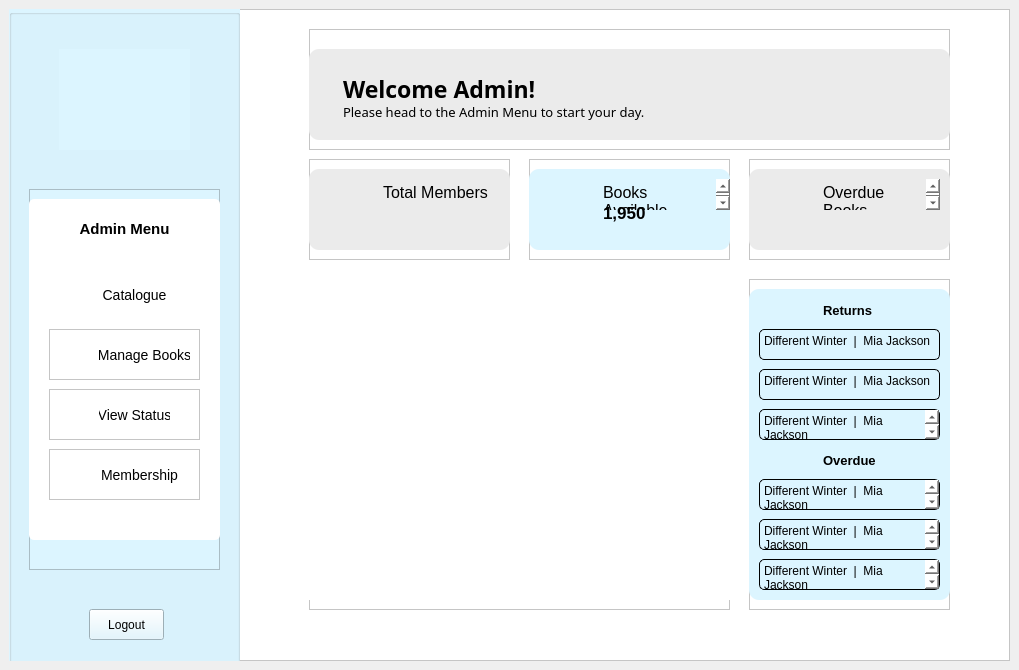
<?xml version="1.0" encoding="UTF-8"?>
<ui version="4.0">
 <class>AdminHome</class>
 <widget class="QMainWindow" name="AdminHome">
  <property name="geometry">
   <rect>
    <x>0</x>
    <y>0</y>
    <width>1019</width>
    <height>670</height>
   </rect>
  </property>
  <property name="windowTitle">
   <string>MainWindow</string>
  </property>
  <widget class="QWidget" name="centralwidget">
   <layout class="QVBoxLayout" name="verticalLayout">
    <item>
     <widget class="QFrame" name="frame">
      <property name="styleSheet">
       <string notr="true">background: white;</string>
      </property>
      <property name="frameShape">
       <enum>QFrame::StyledPanel</enum>
      </property>
      <property name="frameShadow">
       <enum>QFrame::Raised</enum>
      </property>
      <widget class="QGroupBox" name="menuPanel">
       <property name="geometry">
        <rect>
         <x>0</x>
         <y>0</y>
         <width>231</width>
         <height>671</height>
        </rect>
       </property>
       <property name="styleSheet">
        <string notr="true">background: rgb(220, 245, 255);</string>
       </property>
       <property name="title">
        <string/>
       </property>
       <widget class="QLabel" name="logo">
        <property name="geometry">
         <rect>
          <x>50</x>
          <y>40</y>
          <width>131</width>
          <height>101</height>
         </rect>
        </property>
        <property name="text">
         <string/>
        </property>
        <property name="pixmap">
         <pixmap resource="Resources.qrc">:/images/logo.png</pixmap>
        </property>
        <property name="scaledContents">
         <bool>true</bool>
        </property>
       </widget>
       <widget class="QPushButton" name="pushButton">
        <property name="geometry">
         <rect>
          <x>80</x>
          <y>600</y>
          <width>75</width>
          <height>31</height>
         </rect>
        </property>
        <property name="styleSheet">
         <string notr="true">QPushButton:hover {
	color: rgb(106, 146, 255);
}</string>
        </property>
        <property name="text">
         <string>Logout</string>
        </property>
       </widget>
       <widget class="QFrame" name="menu">
        <property name="geometry">
         <rect>
          <x>20</x>
          <y>180</y>
          <width>191</width>
          <height>381</height>
         </rect>
        </property>
        <property name="frameShape">
         <enum>QFrame::StyledPanel</enum>
        </property>
        <property name="frameShadow">
         <enum>QFrame::Raised</enum>
        </property>
        <widget class="QListWidget" name="listWidget_2">
         <property name="geometry">
          <rect>
           <x>0</x>
           <y>10</y>
           <width>191</width>
           <height>341</height>
          </rect>
         </property>
         <property name="styleSheet">
          <string notr="true">background: white;
border-radius: 5px;</string>
         </property>
         <property name="frameShadow">
          <enum>QFrame::Raised</enum>
         </property>
        </widget>
        <widget class="QFrame" name="catalogue_1">
         <property name="geometry">
          <rect>
           <x>20</x>
           <y>80</y>
           <width>151</width>
           <height>51</height>
          </rect>
         </property>
         <property name="styleSheet">
          <string notr="true">background: white;
border-radius: 5px;</string>
         </property>
         <property name="frameShape">
          <enum>QFrame::StyledPanel</enum>
         </property>
         <property name="frameShadow">
          <enum>QFrame::Raised</enum>
         </property>
         <widget class="QLabel" name="label_5">
          <property name="geometry">
           <rect>
            <x>10</x>
            <y>10</y>
            <width>31</width>
            <height>31</height>
           </rect>
          </property>
          <property name="text">
           <string/>
          </property>
          <property name="pixmap">
           <pixmap resource="Resources.qrc">:/images/Icons/books.png</pixmap>
          </property>
          <property name="scaledContents">
           <bool>true</bool>
          </property>
         </widget>
         <widget class="QPushButton" name="catalogue">
          <property name="geometry">
           <rect>
            <x>50</x>
            <y>10</y>
            <width>71</width>
            <height>31</height>
           </rect>
          </property>
          <property name="styleSheet">
           <string notr="true">QPushButton {
background: transparent;
font-size: 14px;
border: none;
}

QPushButton:hover {
	color: rgb(124, 204, 241);
}</string>
          </property>
          <property name="text">
           <string>Catalogue</string>
          </property>
          <property name="autoDefault">
           <bool>false</bool>
          </property>
         </widget>
        </widget>
        <widget class="QFrame" name="manageBooks_1">
         <property name="geometry">
          <rect>
           <x>20</x>
           <y>140</y>
           <width>151</width>
           <height>51</height>
          </rect>
         </property>
         <property name="styleSheet">
          <string notr="true">background: white;</string>
         </property>
         <property name="frameShape">
          <enum>QFrame::StyledPanel</enum>
         </property>
         <property name="frameShadow">
          <enum>QFrame::Raised</enum>
         </property>
         <widget class="QLabel" name="label_6">
          <property name="geometry">
           <rect>
            <x>10</x>
            <y>10</y>
            <width>31</width>
            <height>31</height>
           </rect>
          </property>
          <property name="text">
           <string/>
          </property>
          <property name="pixmap">
           <pixmap resource="Resources.qrc">:/images/Icons/book.png</pixmap>
          </property>
          <property name="scaledContents">
           <bool>true</bool>
          </property>
         </widget>
         <widget class="QPushButton" name="manageBooks">
          <property name="geometry">
           <rect>
            <x>50</x>
            <y>10</y>
            <width>91</width>
            <height>31</height>
           </rect>
          </property>
          <property name="styleSheet">
           <string notr="true">QPushButton {
background: transparent;
font-size: 14px;
border: none;
}

QPushButton:hover {
	color: rgb(124, 204, 241);
}</string>
          </property>
          <property name="text">
           <string>Manage Books</string>
          </property>
         </widget>
        </widget>
        <widget class="QFrame" name="status_1">
         <property name="geometry">
          <rect>
           <x>20</x>
           <y>200</y>
           <width>151</width>
           <height>51</height>
          </rect>
         </property>
         <property name="styleSheet">
          <string notr="true">background: white;</string>
         </property>
         <property name="frameShape">
          <enum>QFrame::StyledPanel</enum>
         </property>
         <property name="frameShadow">
          <enum>QFrame::Raised</enum>
         </property>
         <widget class="QLabel" name="label_7">
          <property name="geometry">
           <rect>
            <x>10</x>
            <y>10</y>
            <width>31</width>
            <height>31</height>
           </rect>
          </property>
          <property name="text">
           <string/>
          </property>
          <property name="pixmap">
           <pixmap resource="Resources.qrc">:/images/Icons/status.png</pixmap>
          </property>
          <property name="scaledContents">
           <bool>true</bool>
          </property>
         </widget>
         <widget class="QPushButton" name="status">
          <property name="geometry">
           <rect>
            <x>50</x>
            <y>10</y>
            <width>71</width>
            <height>31</height>
           </rect>
          </property>
          <property name="styleSheet">
           <string notr="true">QPushButton {
background: transparent;
font-size: 14px;
border: none;
}

QPushButton:hover {
	color: rgb(124, 204, 241);
}</string>
          </property>
          <property name="text">
           <string>View Status</string>
          </property>
         </widget>
        </widget>
        <widget class="QFrame" name="membership_1">
         <property name="geometry">
          <rect>
           <x>20</x>
           <y>260</y>
           <width>151</width>
           <height>51</height>
          </rect>
         </property>
         <property name="styleSheet">
          <string notr="true">background: white;</string>
         </property>
         <property name="frameShape">
          <enum>QFrame::StyledPanel</enum>
         </property>
         <property name="frameShadow">
          <enum>QFrame::Raised</enum>
         </property>
         <widget class="QLabel" name="label_8">
          <property name="geometry">
           <rect>
            <x>10</x>
            <y>10</y>
            <width>31</width>
            <height>31</height>
           </rect>
          </property>
          <property name="text">
           <string/>
          </property>
          <property name="pixmap">
           <pixmap resource="Resources.qrc">:/images/Icons/user.png</pixmap>
          </property>
          <property name="scaledContents">
           <bool>true</bool>
          </property>
         </widget>
         <widget class="QPushButton" name="membership">
          <property name="geometry">
           <rect>
            <x>50</x>
            <y>10</y>
            <width>81</width>
            <height>31</height>
           </rect>
          </property>
          <property name="styleSheet">
           <string notr="true">QPushButton {
background: transparent;
font-size: 14px;
border: none;
}

QPushButton:hover {
	color: rgb(124, 204, 241);
}</string>
          </property>
          <property name="text">
           <string>Membership</string>
          </property>
         </widget>
        </widget>
        <widget class="QLabel" name="label_9">
         <property name="geometry">
          <rect>
           <x>0</x>
           <y>30</y>
           <width>191</width>
           <height>20</height>
          </rect>
         </property>
         <property name="layoutDirection">
          <enum>Qt::LeftToRight</enum>
         </property>
         <property name="styleSheet">
          <string notr="true">font-weight: bold;
background: white;
font-size: 15px;
</string>
         </property>
         <property name="text">
          <string>Admin Menu</string>
         </property>
         <property name="alignment">
          <set>Qt::AlignCenter</set>
         </property>
        </widget>
       </widget>
      </widget>
      <widget class="QFrame" name="heading">
       <property name="geometry">
        <rect>
         <x>300</x>
         <y>20</y>
         <width>641</width>
         <height>121</height>
        </rect>
       </property>
       <property name="frameShape">
        <enum>QFrame::StyledPanel</enum>
       </property>
       <property name="frameShadow">
        <enum>QFrame::Raised</enum>
       </property>
       <widget class="QPlainTextEdit" name="plainTextEdit_2">
        <property name="geometry">
         <rect>
          <x>0</x>
          <y>20</y>
          <width>641</width>
          <height>91</height>
         </rect>
        </property>
        <property name="styleSheet">
         <string notr="true">background: rgb(235, 235, 235);
border-radius: 10px;</string>
        </property>
        <property name="frameShadow">
         <enum>QFrame::Raised</enum>
        </property>
        <property name="plainText">
         <string/>
        </property>
       </widget>
       <widget class="QPlainTextEdit" name="plainTextEdit_3">
        <property name="geometry">
         <rect>
          <x>30</x>
          <y>40</y>
          <width>411</width>
          <height>41</height>
         </rect>
        </property>
        <property name="styleSheet">
         <string notr="true">font-family: Baloo 2;
font-weight: bold;
font-size: 23px;
background: transparent;</string>
        </property>
        <property name="frameShape">
         <enum>QFrame::NoFrame</enum>
        </property>
        <property name="plainText">
         <string>Welcome Admin!</string>
        </property>
       </widget>
       <widget class="QPlainTextEdit" name="plainTextEdit_4">
        <property name="geometry">
         <rect>
          <x>30</x>
          <y>70</y>
          <width>411</width>
          <height>31</height>
         </rect>
        </property>
        <property name="styleSheet">
         <string notr="true">background: transparent;
font-family: Baloo 2;
font-size: 13px;</string>
        </property>
        <property name="frameShape">
         <enum>QFrame::NoFrame</enum>
        </property>
        <property name="plainText">
         <string>Please head to the Admin Menu to start your day.</string>
        </property>
       </widget>
      </widget>
      <widget class="QFrame" name="frame_2">
       <property name="geometry">
        <rect>
         <x>300</x>
         <y>150</y>
         <width>201</width>
         <height>101</height>
        </rect>
       </property>
       <property name="frameShape">
        <enum>QFrame::StyledPanel</enum>
       </property>
       <property name="frameShadow">
        <enum>QFrame::Raised</enum>
       </property>
       <widget class="QPlainTextEdit" name="plainTextEdit_7">
        <property name="geometry">
         <rect>
          <x>0</x>
          <y>10</y>
          <width>201</width>
          <height>81</height>
         </rect>
        </property>
        <property name="styleSheet">
         <string notr="true">background: rgb(235, 235, 235);
border-radius: 10px;</string>
        </property>
        <property name="frameShadow">
         <enum>QFrame::Raised</enum>
        </property>
        <property name="plainText">
         <string/>
        </property>
       </widget>
       <widget class="QLabel" name="label">
        <property name="geometry">
         <rect>
          <x>20</x>
          <y>30</y>
          <width>41</width>
          <height>41</height>
         </rect>
        </property>
        <property name="styleSheet">
         <string notr="true">background: transparent;</string>
        </property>
        <property name="text">
         <string/>
        </property>
        <property name="pixmap">
         <pixmap resource="Resources.qrc">:/images/Icons/users.png</pixmap>
        </property>
        <property name="scaledContents">
         <bool>true</bool>
        </property>
        <property name="alignment">
         <set>Qt::AlignCenter</set>
        </property>
        <property name="textInteractionFlags">
         <set>Qt::NoTextInteraction</set>
        </property>
       </widget>
       <widget class="QPlainTextEdit" name="plainTextEdit_5">
        <property name="geometry">
         <rect>
          <x>70</x>
          <y>20</y>
          <width>131</width>
          <height>31</height>
         </rect>
        </property>
        <property name="styleSheet">
         <string notr="true">background: transparent;
font-size: 12pt;</string>
        </property>
        <property name="frameShape">
         <enum>QFrame::NoFrame</enum>
        </property>
        <property name="plainText">
         <string>Total Members</string>
        </property>
       </widget>
       <widget class="QPlainTextEdit" name="plainTextEdit">
        <property name="geometry">
         <rect>
          <x>70</x>
          <y>50</y>
          <width>121</width>
          <height>31</height>
         </rect>
        </property>
        <property name="styleSheet">
         <string notr="true">background: transparent;
font-weight: bold;
font-size: 17px;</string>
        </property>
        <property name="frameShape">
         <enum>QFrame::NoFrame</enum>
        </property>
        <property name="plainText">
         <string/>
        </property>
       </widget>
      </widget>
      <widget class="QFrame" name="frame_3">
       <property name="geometry">
        <rect>
         <x>520</x>
         <y>150</y>
         <width>201</width>
         <height>101</height>
        </rect>
       </property>
       <property name="frameShape">
        <enum>QFrame::StyledPanel</enum>
       </property>
       <property name="frameShadow">
        <enum>QFrame::Raised</enum>
       </property>
       <widget class="QPlainTextEdit" name="plainTextEdit_8">
        <property name="geometry">
         <rect>
          <x>0</x>
          <y>10</y>
          <width>201</width>
          <height>81</height>
         </rect>
        </property>
        <property name="styleSheet">
         <string notr="true">background: rgb(220, 245, 255);
border-radius: 10px;</string>
        </property>
        <property name="frameShadow">
         <enum>QFrame::Raised</enum>
        </property>
        <property name="plainText">
         <string/>
        </property>
       </widget>
       <widget class="QLabel" name="label_2">
        <property name="geometry">
         <rect>
          <x>20</x>
          <y>30</y>
          <width>41</width>
          <height>41</height>
         </rect>
        </property>
        <property name="styleSheet">
         <string notr="true">background: transparent;</string>
        </property>
        <property name="text">
         <string/>
        </property>
        <property name="pixmap">
         <pixmap resource="Resources.qrc">:/images/Icons/book1.png</pixmap>
        </property>
        <property name="scaledContents">
         <bool>true</bool>
        </property>
        <property name="alignment">
         <set>Qt::AlignCenter</set>
        </property>
        <property name="textInteractionFlags">
         <set>Qt::NoTextInteraction</set>
        </property>
       </widget>
       <widget class="QPlainTextEdit" name="plainTextEdit_10">
        <property name="geometry">
         <rect>
          <x>70</x>
          <y>20</y>
          <width>131</width>
          <height>31</height>
         </rect>
        </property>
        <property name="styleSheet">
         <string notr="true">background: transparent;
font-size: 12pt;</string>
        </property>
        <property name="frameShape">
         <enum>QFrame::NoFrame</enum>
        </property>
        <property name="plainText">
         <string>Books Available</string>
        </property>
       </widget>
       <widget class="QPlainTextEdit" name="plainTextEdit_11">
        <property name="geometry">
         <rect>
          <x>70</x>
          <y>40</y>
          <width>61</width>
          <height>31</height>
         </rect>
        </property>
        <property name="styleSheet">
         <string notr="true">background: transparent;
font-weight: bold;
font-size: 17px;</string>
        </property>
        <property name="frameShape">
         <enum>QFrame::NoFrame</enum>
        </property>
        <property name="plainText">
         <string>1,950</string>
        </property>
       </widget>
      </widget>
      <widget class="QFrame" name="frame_4">
       <property name="geometry">
        <rect>
         <x>740</x>
         <y>150</y>
         <width>201</width>
         <height>101</height>
        </rect>
       </property>
       <property name="frameShape">
        <enum>QFrame::StyledPanel</enum>
       </property>
       <property name="frameShadow">
        <enum>QFrame::Raised</enum>
       </property>
       <widget class="QPlainTextEdit" name="plainTextEdit_9">
        <property name="geometry">
         <rect>
          <x>0</x>
          <y>10</y>
          <width>201</width>
          <height>81</height>
         </rect>
        </property>
        <property name="styleSheet">
         <string notr="true">background: rgb(235, 235, 235);
border-radius: 10px;</string>
        </property>
        <property name="frameShadow">
         <enum>QFrame::Raised</enum>
        </property>
        <property name="plainText">
         <string/>
        </property>
       </widget>
       <widget class="QLabel" name="label_3">
        <property name="geometry">
         <rect>
          <x>20</x>
          <y>30</y>
          <width>41</width>
          <height>41</height>
         </rect>
        </property>
        <property name="styleSheet">
         <string notr="true">background: transparent;</string>
        </property>
        <property name="text">
         <string/>
        </property>
        <property name="pixmap">
         <pixmap resource="Resources.qrc">:/images/Icons/warning.png</pixmap>
        </property>
        <property name="scaledContents">
         <bool>true</bool>
        </property>
        <property name="alignment">
         <set>Qt::AlignCenter</set>
        </property>
        <property name="textInteractionFlags">
         <set>Qt::NoTextInteraction</set>
        </property>
       </widget>
       <widget class="QPlainTextEdit" name="plainTextEdit_12">
        <property name="geometry">
         <rect>
          <x>70</x>
          <y>20</y>
          <width>121</width>
          <height>31</height>
         </rect>
        </property>
        <property name="styleSheet">
         <string notr="true">background: transparent;
font-size: 12pt;</string>
        </property>
        <property name="frameShape">
         <enum>QFrame::NoFrame</enum>
        </property>
        <property name="plainText">
         <string>Overdue Books</string>
        </property>
       </widget>
       <widget class="QPlainTextEdit" name="plainTextEdit_6">
        <property name="geometry">
         <rect>
          <x>60</x>
          <y>60</y>
          <width>121</width>
          <height>31</height>
         </rect>
        </property>
        <property name="styleSheet">
         <string notr="true">background: transparent;
font-weight: bold;
font-size: 17px;</string>
        </property>
        <property name="frameShape">
         <enum>QFrame::NoFrame</enum>
        </property>
        <property name="plainText">
         <string/>
        </property>
       </widget>
      </widget>
      <widget class="QFrame" name="frame_5">
       <property name="geometry">
        <rect>
         <x>300</x>
         <y>280</y>
         <width>421</width>
         <height>321</height>
        </rect>
       </property>
       <property name="frameShape">
        <enum>QFrame::StyledPanel</enum>
       </property>
       <property name="frameShadow">
        <enum>QFrame::Raised</enum>
       </property>
       <widget class="QLabel" name="label_4">
        <property name="geometry">
         <rect>
          <x>0</x>
          <y>0</y>
          <width>421</width>
          <height>311</height>
         </rect>
        </property>
        <property name="styleSheet">
         <string notr="true"/>
        </property>
        <property name="text">
         <string/>
        </property>
        <property name="pixmap">
         <pixmap resource="Resources.qrc">:/images/library.jpg</pixmap>
        </property>
        <property name="scaledContents">
         <bool>true</bool>
        </property>
       </widget>
      </widget>
      <widget class="QFrame" name="frame_6">
       <property name="geometry">
        <rect>
         <x>740</x>
         <y>270</y>
         <width>201</width>
         <height>331</height>
        </rect>
       </property>
       <property name="frameShape">
        <enum>QFrame::StyledPanel</enum>
       </property>
       <property name="frameShadow">
        <enum>QFrame::Raised</enum>
       </property>
       <widget class="QPlainTextEdit" name="plainTextEdit_14">
        <property name="geometry">
         <rect>
          <x>0</x>
          <y>10</y>
          <width>201</width>
          <height>311</height>
         </rect>
        </property>
        <property name="styleSheet">
         <string notr="true">background: rgb(220, 245, 255);
border-radius: 10px;</string>
        </property>
        <property name="frameShadow">
         <enum>QFrame::Raised</enum>
        </property>
        <property name="plainText">
         <string/>
        </property>
       </widget>
       <widget class="QPlainTextEdit" name="plainTextEdit_16">
        <property name="geometry">
         <rect>
          <x>10</x>
          <y>50</y>
          <width>181</width>
          <height>31</height>
         </rect>
        </property>
        <property name="styleSheet">
         <string notr="true">border-radius: 5px;
border-style: solid;
border-width: 1px;
font-size: 12px;
background: rgb(220, 245, 255);
</string>
        </property>
        <property name="frameShape">
         <enum>QFrame::Box</enum>
        </property>
        <property name="frameShadow">
         <enum>QFrame::Plain</enum>
        </property>
        <property name="verticalScrollBarPolicy">
         <enum>Qt::ScrollBarAlwaysOff</enum>
        </property>
        <property name="plainText">
         <string>Different Winter  |  Mia Jackson</string>
        </property>
       </widget>
       <widget class="QPlainTextEdit" name="plainTextEdit_17">
        <property name="geometry">
         <rect>
          <x>10</x>
          <y>90</y>
          <width>181</width>
          <height>31</height>
         </rect>
        </property>
        <property name="styleSheet">
         <string notr="true">border-radius: 5px;
border-style: solid;
border-width: 1px;
font-size: 12px;
background: rgb(220, 245, 255);
</string>
        </property>
        <property name="frameShape">
         <enum>QFrame::Box</enum>
        </property>
        <property name="frameShadow">
         <enum>QFrame::Plain</enum>
        </property>
        <property name="verticalScrollBarPolicy">
         <enum>Qt::ScrollBarAlwaysOff</enum>
        </property>
        <property name="plainText">
         <string>Different Winter  |  Mia Jackson</string>
        </property>
       </widget>
       <widget class="QPlainTextEdit" name="plainTextEdit_18">
        <property name="geometry">
         <rect>
          <x>10</x>
          <y>130</y>
          <width>181</width>
          <height>31</height>
         </rect>
        </property>
        <property name="styleSheet">
         <string notr="true">border-radius: 5px;
border-style: solid;
border-width: 1px;
font-size: 12px;
background: rgb(220, 245, 255);
</string>
        </property>
        <property name="frameShape">
         <enum>QFrame::Box</enum>
        </property>
        <property name="frameShadow">
         <enum>QFrame::Plain</enum>
        </property>
        <property name="plainText">
         <string>Different Winter  |  Mia Jackson</string>
        </property>
       </widget>
       <widget class="QPlainTextEdit" name="plainTextEdit_19">
        <property name="geometry">
         <rect>
          <x>70</x>
          <y>170</y>
          <width>81</width>
          <height>31</height>
         </rect>
        </property>
        <property name="styleSheet">
         <string notr="true">background: transparent;
font-size: 10pt;
font-weight: bold;</string>
        </property>
        <property name="frameShape">
         <enum>QFrame::NoFrame</enum>
        </property>
        <property name="plainText">
         <string>Overdue</string>
        </property>
       </widget>
       <widget class="QPlainTextEdit" name="plainTextEdit_15">
        <property name="geometry">
         <rect>
          <x>70</x>
          <y>20</y>
          <width>61</width>
          <height>31</height>
         </rect>
        </property>
        <property name="styleSheet">
         <string notr="true">background: transparent;
font-size: 10pt;
font-weight: bold;</string>
        </property>
        <property name="frameShape">
         <enum>QFrame::NoFrame</enum>
        </property>
        <property name="plainText">
         <string>Returns</string>
        </property>
       </widget>
       <widget class="QPlainTextEdit" name="plainTextEdit_20">
        <property name="geometry">
         <rect>
          <x>10</x>
          <y>200</y>
          <width>181</width>
          <height>31</height>
         </rect>
        </property>
        <property name="styleSheet">
         <string notr="true">border-radius: 5px;
border-style: solid;
border-width: 1px;
font-size: 12px;
background: rgb(220, 245, 255);
</string>
        </property>
        <property name="frameShape">
         <enum>QFrame::Box</enum>
        </property>
        <property name="frameShadow">
         <enum>QFrame::Plain</enum>
        </property>
        <property name="plainText">
         <string>Different Winter  |  Mia Jackson</string>
        </property>
       </widget>
       <widget class="QPlainTextEdit" name="plainTextEdit_21">
        <property name="geometry">
         <rect>
          <x>10</x>
          <y>240</y>
          <width>181</width>
          <height>31</height>
         </rect>
        </property>
        <property name="styleSheet">
         <string notr="true">border-radius: 5px;
border-style: solid;
border-width: 1px;
font-size: 12px;
background: rgb(220, 245, 255);
</string>
        </property>
        <property name="frameShape">
         <enum>QFrame::Box</enum>
        </property>
        <property name="frameShadow">
         <enum>QFrame::Plain</enum>
        </property>
        <property name="plainText">
         <string>Different Winter  |  Mia Jackson</string>
        </property>
       </widget>
       <widget class="QPlainTextEdit" name="plainTextEdit_22">
        <property name="geometry">
         <rect>
          <x>10</x>
          <y>280</y>
          <width>181</width>
          <height>31</height>
         </rect>
        </property>
        <property name="styleSheet">
         <string notr="true">border-radius: 5px;
border-style: solid;
border-width: 1px;
font-size: 12px;
background: rgb(220, 245, 255);
</string>
        </property>
        <property name="frameShape">
         <enum>QFrame::Box</enum>
        </property>
        <property name="frameShadow">
         <enum>QFrame::Plain</enum>
        </property>
        <property name="plainText">
         <string>Different Winter  |  Mia Jackson</string>
        </property>
       </widget>
      </widget>
     </widget>
    </item>
   </layout>
  </widget>
 </widget>
 <resources>
  <include location="Resources.qrc"/>
 </resources>
 <connections/>
</ui>
